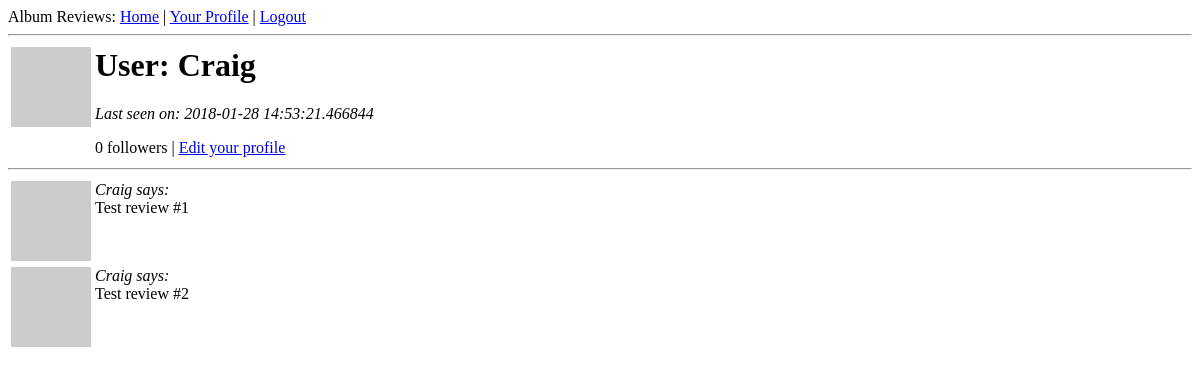
The app's page /user/Craig (signed in), older data.
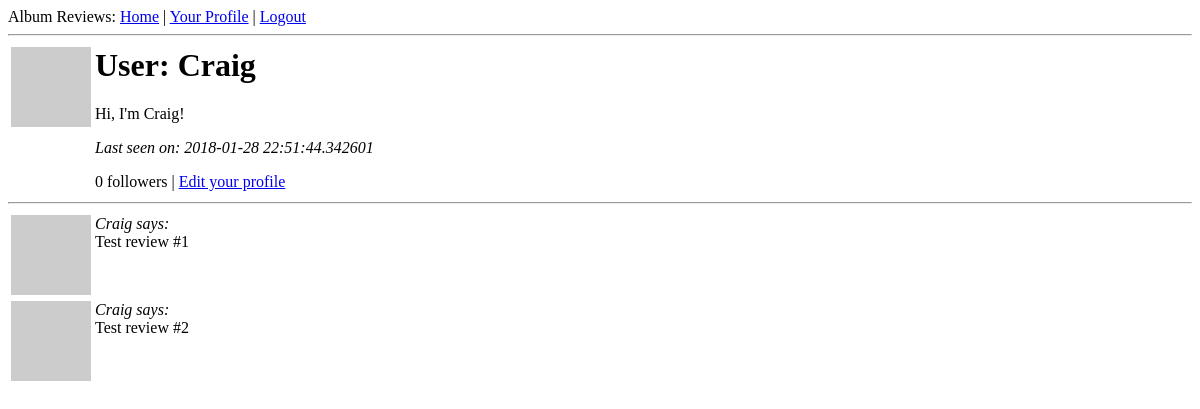
The same page, newer data.
### app/models.py (models this page shows, shortened)
class User(db.Model):
    id = db.Column(db.Integer, primary_key=True)
    firstname = db.Column(db.String(64))
    lastname = db.Column(db.String(64))
    nickname = db.Column(db.String(64), index=True, unique=True)
    email = db.Column(db.String(120), index=True, unique=True)
    reviews = db.relationship('Review', backref='author', lazy='dynamic')
    about_me = db.Column(db.String(140))
    last_seen = db.Column(db.DateTime)
    followed = db.relationship('User',
                               secondary=followers,
                               primaryjoin=(followers.c.follower_id == id),
                               secondaryjoin=(followers.c.followed_id == id),
                               backref=db.backref('followers', lazy='dynamic'),
                               lazy='dynamic')
    def avatar(self, size):
        return 'http://www.gravatar.com/avatar/%s?d=mm&s=%d' % (md5(self.email.encode('utf-8')).hexdigest(), size)
    @property
    def is_authenticated(self):
        return True

### app/views.py (the view)
@app.route('/user/<nickname>')
@login_required
def user(nickname):
    user = User.query.filter_by(nickname=nickname).first()
    if user == None:
        flash('User %s not found.' % nickname)
        return redirect(url_for('index'))
    reviews = [
        {'author': user, 'body': 'Test review #1'},
        {'author': user, 'body': 'Test review #2'}
    ]
    return render_template('user.html',
                           user=user,
                           reviews=reviews)

### app/views.py (called while the page is built)
@lm.user_loader
def load_user(id):
    return User.query.get(int(id))

@app.before_request
def before_request():
    g.user = current_user
    if g.user.is_authenticated:
        g.user.last_seen = datetime.utcnow()
        db.session.add(g.user)
        db.session.commit()

### app/templates/user.html
{% extends "base.html" %}
{% block content %}
  <table>
    <tr valign="top">
      <td><img src="{{ user.avatar(128) }}"</td>
      <td>
        <h1>User: {{ user.nickname }}</h1>
          {% if user.about_me %}<p>{{ user.about_me }}</p>{% endif %}
          {% if user.last_seen %}<p><i>Last seen on: {{ user.last_seen }}</i></p>{% endif %}
          <p>{{ user.followers.count() }} followers |
              {% if user.id == g.user.id %}
                  <a href="{{ url_for('edit') }}">Edit your profile</a>
          {% elif not g.user.is_following(user) %}
              <a href="{{ url_for('follow', nickname=user.nickname) }}">Follow</a>
          {% else %}
              <a href="{{ url_for('unfollow', nickname=user.nickname) }}">Unfollow</a>
          {% endif %}
          </p>
      </td>
  </table>
  <hr>
  {% for review in reviews %}
    {% include 'review.html' %}
  {% endfor %}
{% endblock %}

### app/templates/base.html (shortened to what this page needs)
<html>
    <head>
    </head>
    <body>
        <div>Album Reviews:
          <a href="{{ url_for('index') }}">Home</a>
          {% if g.user.is_authenticated %}
          | <a href="{{ url_for('user', nickname=g.user.nickname) }}">Your Profile</a>
          | <a href="{{ url_for('logout') }}">Logout</a>
          {% else %}
          | <a href="{{ url_for('login') }}">Login</a>
        {% endif %}
        </div>
        <hr>
        {% block content %}{% endblock %}
    </body>
</html>

### app/templates/review.html
<table>
  <tr valign="top">
    <td><img src="{{ review.author.avatar(128) }}"</td>
    <td><i>{{ review.author.nickname }} says:</i></br>{{ review.body }}</td>
  </tr>
</table>

Row changes from the older to the newer data that the page shows:
changed User "Craig": about_me (not shown) → "Hi, I'm Craig!"; last_seen "2018-01-28 14:53:21.466844" → "2018-01-28 22:51:44.342601"
